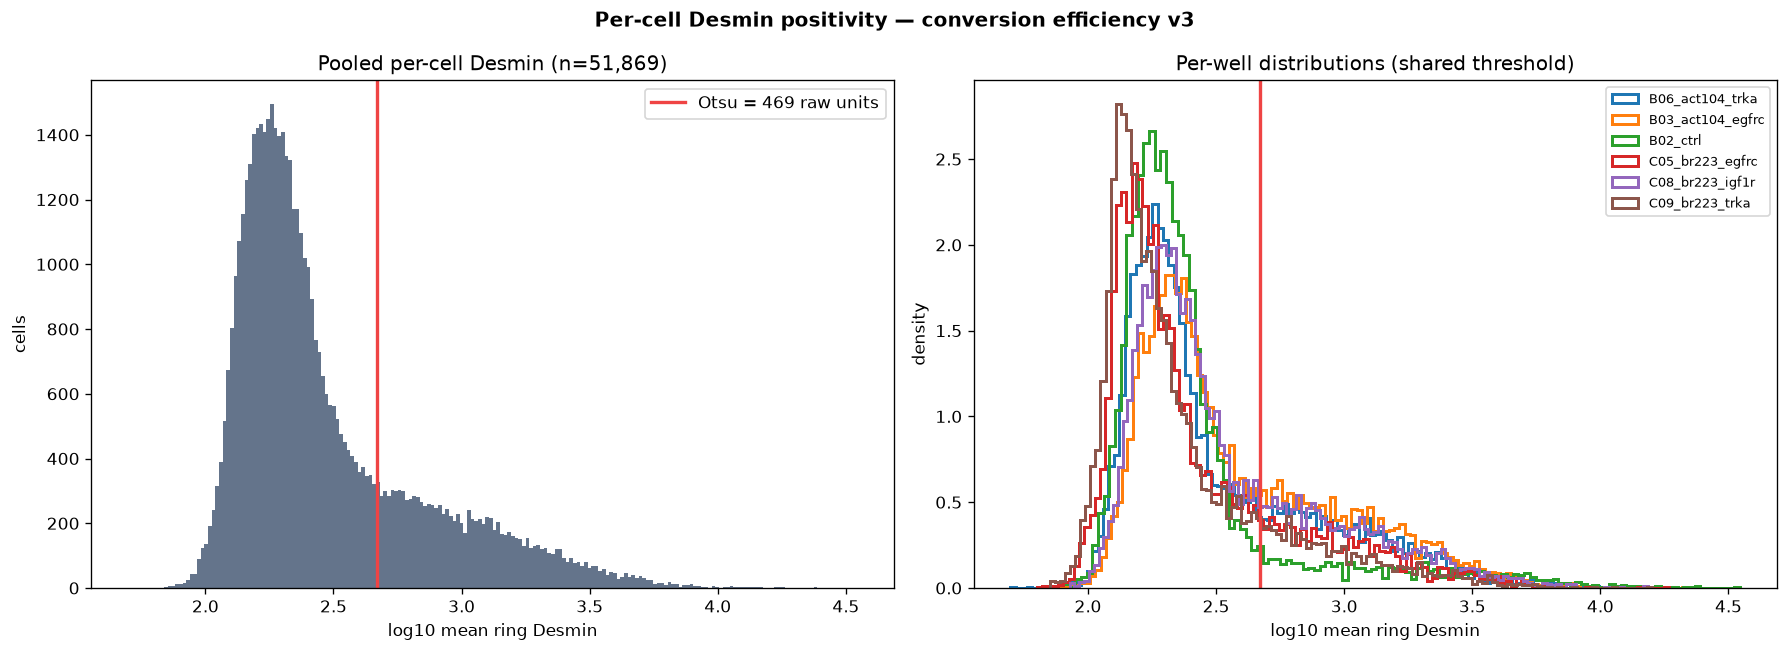

Source code (Python):
"""CONVERSION EFFICIENCY v3 -- per-CELL Desmin positivity (not pixel overlap).

Why v2 was not enough: thresholding a Desmin mask and asking "does the nucleus
overlap it" conflates two different questions -- how much Desmin territory exists,
and whether a given cell is Desmin+. That forces a trade-off: a threshold loose
enough to give the control its expected ~20% collapses the treated fold-change,
and one tight enough for 2-3x folds pushes the control to ~6%.

Conversion efficiency is a per-cell property, so measure it per cell:
  for every nucleus, take a CYTOPLASMIC RING around it (dilate the nucleus label,
  subtract the nucleus) and record the mean background-subtracted Desmin there.
  Desmin is cytoplasmic, so a converted cell has a bright ring; an unconverted
  one does not. One SHARED threshold (Otsu on the pooled distribution) then splits
  positive from negative across all wells -- no per-image normalisation anywhere.

This removes the dependence on mask morphology, dilation and overlap fraction
entirely, and the pooled per-cell distribution can be inspected for bimodality,
which tells us whether a clean split even exists.

Uses the cached top-hat images from conversion_v2.py, so it is fast.

Run from Conversion_Efficiency/:
    cpenv/Scripts/python.exe NEW_Quantif/percell_desmin.py [--ring-um 3]
"""
from __future__ import annotations
import os, sys, json, argparse
import numpy as np
from skimage.segmentation import expand_labels
from skimage.filters import threshold_otsu
import matplotlib
matplotlib.use("Agg")
import matplotlib.pyplot as plt

HERE = os.path.dirname(os.path.abspath(__file__))
sys.path.insert(0, os.path.dirname(HERE))
from real_fusion import UM, UM2  # noqa: E402

CACHE = os.path.join(HERE, "dbs_cache")
NUC_DIR = "plate23_nuclei"
AMIN, AMAX = 50.0, 500.0
CTRL = "23_B02_ctrl"


def ring_intensity(nuc, dbs, ring_px):
    """Mean bg-subtracted Desmin in a cytoplasmic ring around each nucleus."""
    grown = expand_labels(nuc, distance=ring_px)
    ring = (grown > 0) & (nuc == 0)                  # ring only, excludes nucleus
    lab = grown[ring].ravel()
    val = dbs[ring].ravel().astype(np.float64)
    n = int(nuc.max())
    cnt = np.bincount(lab, minlength=n + 1).astype(np.float64)
    tot = np.bincount(lab, weights=val, minlength=n + 1)
    with np.errstate(invalid="ignore", divide="ignore"):
        mean = np.where(cnt > 0, tot / np.maximum(cnt, 1), 0.0)
    return mean, cnt


def main():
    ap = argparse.ArgumentParser()
    ap.add_argument("--ring-um", type=float, default=3.0)
    a = ap.parse_args()
    ring_px = max(1, int(round(a.ring_um / UM)))
    print(f"cytoplasmic ring = {a.ring_um} um = {ring_px} px\n")

    wells = sorted(f.replace("_dbs.npy", "") for f in os.listdir(CACHE)
                   if f.endswith("_dbs.npy"))
    per_well = {}
    for w in wells:
        dbs = np.load(os.path.join(CACHE, f"{w}_dbs.npy")).astype(np.float32)
        nuc = np.load(os.path.join(NUC_DIR, f"{w}_masks.npy"))
        area_um2 = np.bincount(nuc.ravel(), minlength=int(nuc.max()) + 1) * UM2
        valid = (area_um2 >= AMIN) & (area_um2 <= AMAX)
        valid[0] = False
        mean, cnt = ring_intensity(nuc, dbs, ring_px)
        keep = valid[:mean.size] & (cnt > 0)
        per_well[w] = mean[keep]
        print(f"  {w:<24} {keep.sum():>6,} cells   "
              f"ring median={np.median(mean[keep]):8.1f}  "
              f"p90={np.percentile(mean[keep], 90):8.1f}")

    pooled = np.concatenate([per_well[w] for w in wells])
    logp = np.log10(np.maximum(pooled, 1.0))
    thr_log = float(threshold_otsu(logp))            # ONE shared threshold
    thr = float(10 ** thr_log)
    print(f"\npooled cells = {pooled.size:,}")
    print(f"shared Otsu threshold (log10) = {thr_log:.3f} -> {thr:.1f} raw units\n")

    hdr = f"{'well':<24}{'cells':>8}{'Desmin+':>9}{'conv eff':>10}{'fold':>7}"
    print(hdr); print("-" * len(hdr))
    res, effs = {}, {}
    for w in wells:
        v = per_well[w]
        npos = int((v > thr).sum())
        eff = 100 * npos / v.size
        effs[w] = eff
        res[w] = {"cells": int(v.size), "desmin_pos": npos,
                  "conversion_pct": round(eff, 2),
                  "ring_median": round(float(np.median(v)), 1)}
    for w in wells:
        fold = effs[w] / effs[CTRL]
        res[w]["fold_vs_ctrl"] = round(fold, 2)
        print(f"{w:<24}{res[w]['cells']:>8,}{res[w]['desmin_pos']:>9,}"
              f"{res[w]['conversion_pct']:>9.1f}%{fold:>6.2f}x")

    # ---- distribution figure: is the split bimodal?
    fig, ax = plt.subplots(1, 2, figsize=(15, 5.5))
    ax[0].hist(logp, bins=200, color="#64748b")
    ax[0].axvline(thr_log, color="#ef4444", lw=2,
                  label=f"Otsu = {thr:.0f} raw units")
    ax[0].set_xlabel("log10 mean ring Desmin"); ax[0].set_ylabel("cells")
    ax[0].set_title(f"Pooled per-cell Desmin (n={pooled.size:,})")
    ax[0].legend()
    for w in wells:
        v = np.log10(np.maximum(per_well[w], 1.0))
        ax[1].hist(v, bins=120, histtype="step", lw=1.8,
                   density=True, label=w.split("_", 1)[1])
    ax[1].axvline(thr_log, color="#ef4444", lw=2)
    ax[1].set_xlabel("log10 mean ring Desmin"); ax[1].set_ylabel("density")
    ax[1].set_title("Per-well distributions (shared threshold)")
    ax[1].legend(fontsize=8)
    fig.suptitle("Per-cell Desmin positivity — conversion efficiency v3",
                 fontweight="bold")
    fig.tight_layout()
    fig.savefig(os.path.join(HERE, "percell_desmin.png"), dpi=120,
                bbox_inches="tight", facecolor="white")

    with open(os.path.join(HERE, "percell_desmin.json"), "w") as fh:
        json.dump({"ring_um": a.ring_um, "ring_px": ring_px,
                   "otsu_threshold_raw": thr, "nucleus_area_um2": [AMIN, AMAX],
                   "per_well": res}, fh, indent=2)
    print("\n-> NEW_Quantif/percell_desmin.png / .json")


if __name__ == "__main__":
    main()
